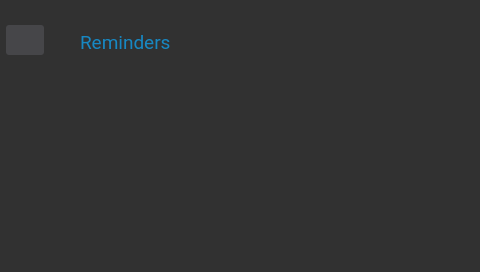
<?xml version="1.0" encoding="UTF-8"?>
<ui version="4.0">
 <class>ReminderWindowSettingsClinical</class>
 <widget class="QDialog" name="ReminderWindowSettingsClinical">
  <property name="geometry">
   <rect>
    <x>0</x>
    <y>0</y>
    <width>480</width>
    <height>272</height>
   </rect>
  </property>
  <property name="windowTitle">
   <string>Dialog</string>
  </property>
  <property name="styleSheet">
   <string notr="true">background-color: rgb(49, 49, 49);</string>
  </property>
  <widget class="QLabel" name="titleReminders">
   <property name="geometry">
    <rect>
     <x>80</x>
     <y>30</y>
     <width>171</width>
     <height>25</height>
    </rect>
   </property>
   <property name="font">
    <font>
     <family>Roboto</family>
     <pointsize>14</pointsize>
    </font>
   </property>
   <property name="styleSheet">
    <string notr="true">color:#1788c3
</string>
   </property>
   <property name="text">
    <string>Reminders</string>
   </property>
  </widget>
  <widget class="QPushButton" name="backReminders">
   <property name="geometry">
    <rect>
     <x>6</x>
     <y>25</y>
     <width>38</width>
     <height>30</height>
    </rect>
   </property>
   <property name="focusPolicy">
    <enum>Qt::NoFocus</enum>
   </property>
   <property name="styleSheet">
    <string notr="true">border:none;
border-radius:3px;
background-color: rgb(70, 70, 73);</string>
   </property>
   <property name="text">
    <string/>
   </property>
   <property name="icon">
    <iconset resource="../rsc/resource.qrc">
     <normaloff>:/icons/previous.png</normaloff>:/icons/previous.png</iconset>
   </property>
  </widget>
 </widget>
 <resources>
  <include location="../rsc/resource.qrc"/>
 </resources>
 <connections/>
</ui>
